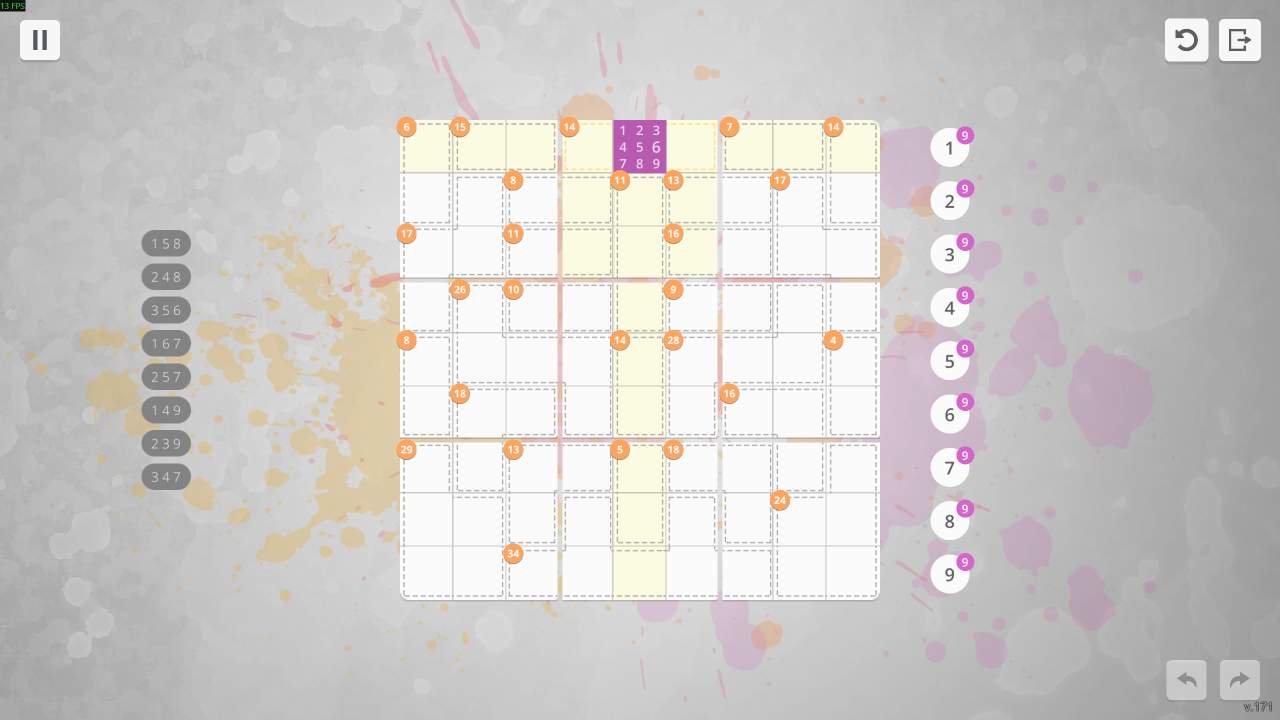
#> input picture src/sudoku_assistant/killer/tests/fixtures/board1.png, 2560 x 1440 px (shown at 1/2 size)
$ python prepare_assets.py
#> lines starting #> are read from the running program, lines starting #| are printed output that depends on the picture; after the words box and inside, x2 and y2 are one past the last pixel; in counts of white or black regions, pixels touching at a corner belong together
### src/sudoku_assistant/killer/vision.py
"""Screenshot recognition for Killer Sudoku, including inset dashed cage walls."""
from dataclasses import dataclass
from functools import lru_cache
from itertools import product
from pathlib import Path
import sys
import numpy as np
from PIL import Image, ImageChops, ImageFilter
from .solver import Cage, combination_masks, validate_cages, PuzzleError

SIZE = (2048, 1152)
BOARD = (640, 192, 1408, 960)
STEP = 768 / 9
DIFFICULTIES = {"简单": (277, 470), "中等": (277, 576), "困难": (277, 683)}
LEVEL_GROUPS = tuple(DIFFICULTIES)
LEVEL_LAYOUTS = {"简单": (1,30,(423,576,730)), "中等": (31,30,(423,576,730)),
                 "困难": (61,40,(346,499,653,807))}


class RecognitionError(ValueError):
    pass


class MenuNotReady(RecognitionError):
    pass


@dataclass(frozen=True)
class LevelMenu:
    group: str
    remaining: tuple
    centers: tuple
    completed: int
    total: int


@dataclass
class Reading:
    board: list
    cages: tuple
    scores: list
    frame: Image.Image
    chooser: int | None = None


def resource_dir():
    return Path(__file__).resolve().parent / "assets"


def canonical(image):
    w, h = image.size
    if not w or not h or abs(w/h - 16/9) > 0.025:
        raise RecognitionError("需要完整的 16:9 游戏画面，建议使用 2560×1440 全屏。")
    return image.convert("RGB").resize(SIZE, Image.Resampling.LANCZOS)


def cell_box(r, c):
    return 640+c*STEP, 192+r*STEP, 640+(c+1)*STEP, 192+(r+1)*STEP


def cell_center(r, c):
    return 640+(c+.5)*STEP, 192+(r+.5)*STEP


# [77 lines left out: functions digit_point, board_visible, level_menu_visible, selected_level_group, inspect_level_menu, not called in this run]


def components(mask):
    remaining=mask.copy()
    out=[]
    h,w=remaining.shape
    for y,x in zip(*np.nonzero(mask)):
        if not remaining[y,x]:
            continue
        stack,pixels=[(int(y),int(x))],[]
        remaining[y,x]=False
        while stack:
            py,px=stack.pop()
            pixels.append((py,px))
            for dy in (-1,0,1):
                for dx in (-1,0,1):
                    yy,xx=py+dy,px+dx
                    if 0<=yy<h and 0<=xx<w and remaining[yy,xx]:
                        remaining[yy,xx]=False
                        stack.append((yy,xx))
        yy,xx=zip(*pixels)
        out.append((min(xx),min(yy),max(xx)+1,max(yy)+1,len(pixels)))
    return out


def normalize(mask):
    yy,xx=np.nonzero(mask)
    if not len(xx):
        raise RecognitionError("数字模板为空。")
    tight=mask[yy.min():yy.max()+1,xx.min():xx.max()+1]
    h,w=tight.shape
    scale=min(28/w,36/h)
    nw,nh=max(1,round(w*scale)),max(1,round(h*scale))
    resized=Image.fromarray(tight.astype(np.uint8)*255).resize((nw,nh),Image.Resampling.LANCZOS)
    canvas=np.zeros((40,32),dtype=np.float32)
    x,y=(32-nw)//2,(40-nh)//2
    canvas[y:y+nh,x:x+nw]=np.asarray(resized)/255
    return canvas


# [78 lines left out: functions similarity, menu_templates, completed_label_matches, glyph_mask, chooser_open, not called in this run]


def badge_geometry(r,c):
    """Fixed game layout: corner badges are offset around the wide 3x3 gutters."""
    x,y,_,_=cell_box(r,c)
    dx=15 if c>0 and c%3==0 else 10.5
    dy=15 if r>0 and r%3==0 else 10.5
    return round(x+dx),round(y+dy),16


def badge_mask(frame,r,c):
    x,y,_,_=cell_box(r,c)
    left,top=round(x-10),round(y-10)
    crop=frame.crop((left,top,round(x+35),round(y+35)))
    a=np.asarray(crop).astype(np.int16)
    cx,cy,_=badge_geometry(r,c)
    yy,xx=np.indices(a.shape[:2])
    distance=(xx+left-cx)**2+(yy+top-cy)**2
    # Badge hues change with the theme. Detect the filled disk at its known
    # corner position, then read only its white numeral inside the disk.
    core=distance<14**2
    ink=(np.ptp(a,axis=2)>45)|(a.mean(axis=2)<190)
    if np.mean(ink[core])<.55:
        return None
    color=np.median(a[core&ink],axis=0)
    ring=(distance>18**2)&(distance<22**2)&(xx+left>x+5)&(yy+top>y+5)
    if np.mean(np.max(np.abs(a[ring]-color),axis=1)<25)>.18:
        return None
    disk=distance<13.5**2
    channels=255-color>40
    if not channels.any():
        raise RecognitionError("总和角标与文字的对比度不足。")
    # Recover the glyph's white-opacity rather than applying an absolute RGB
    # threshold: the same anti-aliased stroke must survive every badge hue.
    opacity=((a[:,:,channels]-color[channels])/(255-color[channels])).mean(axis=2)
    return disk&(opacity>.75)


def badge_glyphs(mask):
    return sorted((b for b in components(mask) if b[4]>=8 and b[3]-b[1]>=9),key=lambda b:b[0])


# [96 lines left out: functions empty_hover_marker, cage_edge_score, cage_partition, unique_total_assignment, not called in this run]


class Recognizer:
    # [153 lines left out: functions __init__, same_frame, total_candidates, read_total, read_cages, read_cell and 1 more, not called in this run]

### src/sudoku_assistant/killer/prepare_assets.py
"""Generate game-font templates from independently labelled reference screenshots."""
from pathlib import Path
import numpy as np
from PIL import Image
from .vision import canonical, badge_mask, badge_glyphs, normalize, components, glyph_mask, STEP

# (row, column, orange total), with row and column numbered from one.
LABELS = {
    "board1": [(1,1,6),(1,2,15),(1,4,14),(1,7,7),(1,9,14),
               (2,3,8),(2,5,11),(2,6,13),(2,8,17),
               (3,1,17),(3,3,11),(3,6,16),
               (4,2,26),(4,3,10),(4,6,9),(5,1,8),(5,5,14),(5,6,28),(5,9,4),
               (6,2,18),(6,7,16),(7,1,29),(7,3,13),(7,5,5),(7,6,18),(8,8,24),(9,3,34)],
    "board2": [(1,1,20),(1,4,21),(1,5,14),(1,7,30),(2,2,20),(2,3,11),(2,9,13),
               (3,1,4),(3,4,8),(3,6,22),(4,3,13),(4,8,10),
               (5,1,12),(5,3,30),(6,1,17),(6,3,16),(6,5,11),(6,8,17),(6,9,15),
               (7,5,9),(7,7,10),(8,4,12),(8,5,23),(9,1,28),(9,7,19)],
    "hard-62": [(1,1,18),(1,2,21),(1,5,14),(1,8,19),(2,3,12),(2,5,14),
                (3,3,20),(3,5,18),(3,7,13),(3,8,22),(5,1,8),(5,3,36),(5,8,17),
                (6,1,23),(6,3,13),(6,6,15),(7,4,15),(7,8,22),
                (8,1,25),(8,3,22),(8,6,12),(9,3,10),(9,7,16)],
    "easy-13": [(1,1,10),(1,3,7),(1,4,13),(1,5,20),(1,7,10),
                (2,1,13),(2,6,3),(2,7,17),(2,8,16),(2,9,10),
                (3,1,14),(3,3,10),(4,1,17),(4,2,12),(4,4,16),(4,8,7),
                (5,4,18),(5,7,18),(5,9,12),(6,1,9),(6,3,24),(6,4,11),
                (7,1,11),(7,2,11),(7,4,10),(7,5,10),(7,8,8),
                (8,6,7),(8,7,13),(8,8,5),(9,1,6),(9,4,20),(9,8,17)]
}


def generate_menu_templates(root):
    with Image.open(root/"tests"/"fixtures"/"easy.png") as image:
        menu=canonical(image)
    data={}
    for n in range(1,11):
        x,y=690+123*(n-1),423
        mask=glyph_mask(menu.crop((x-44,y-31,x+44,y+31)))
        blobs=sorted((b for b in components(mask) if b[3]-b[1]>=24),key=lambda b:b[0])
        if len(blobs)!=len(str(n)):
            raise ValueError(f"关卡 {n} 的数字模板不完整。")
        x0,y0,x1,y1,_=blobs[-1]
        data[str(n if n<10 else 0)]=normalize(mask[y0:y1,x0:x1])
    np.savez_compressed(root/"assets"/"menu-digits.npz",**data)


def generate_sum_templates(root):
    sums={str(n):[] for n in range(10)}
    for name,labels in LABELS.items():
        with Image.open(root/"tests"/"fixtures"/(name+".png")) as image:
            # Small badge glyphs rasterize differently at each resolution.
            # Preserve real variants instead of lowering recognition confidence.
#> image is the input picture: PIL image 2560x1440 RGB; mean R, G, B 206.6, 203.5, 201.3
            for size in ((2560,1440),(2048,1152),(1920,1080)):
                frame=canonical(image.resize(size,Image.Resampling.LANCZOS))
                for r,c,total in labels:
                    mask=badge_mask(frame,r-1,c-1)
                    if mask is None:
                        raise ValueError(f"{name} {size} {r},{c} 总和角标缺失")
                    glyphs=badge_glyphs(mask)
                    if len(glyphs)!=len(str(total)):
                        raise ValueError(f"{name} {size} {r},{c}: 字符数量错误 {glyphs}")
                    for n,(x0,y0,x1,y1,_) in zip(str(total),glyphs):
                        sums[n].append(normalize(mask[y0:y1,x0:x1]))
#> this loop made 3 passes
#> pass 1, in badge_mask, `crop=frame.crop((left,top,round(x+35),round(y+35)))`:
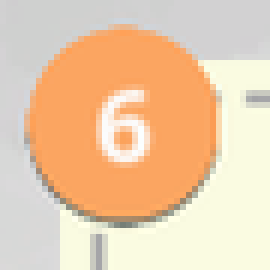
#> crop: PIL image 45x45 RGB (shown 6 times larger); mean R, G, B 235.3, 204.1, 172
#> pass 1, in badge_mask, `ink=(np.ptp(a,axis=2)>45)|(a.mean(axis=2)<190)`:
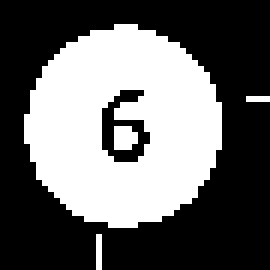
#> ink: shape (45, 45) bool (shown 6 times larger); 40.5% white; 4 white regions (3 under 20 px), largest, box (x1, y1, x2, y2) and area: (4, 4, 37, 38) 796
#> after the loop:
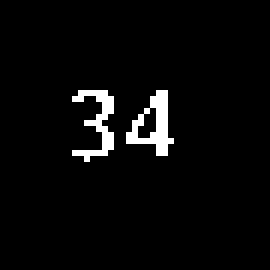
#> mask: shape (45, 45) bool (shown 6 times larger); 3.6% white in thin lines or dots, all inside (x1, y1, x2, y2) = (12, 15, 29, 27)
#> pass 2 of the loop in generate_sum_templates, `for name,labels in LABELS.items():`:
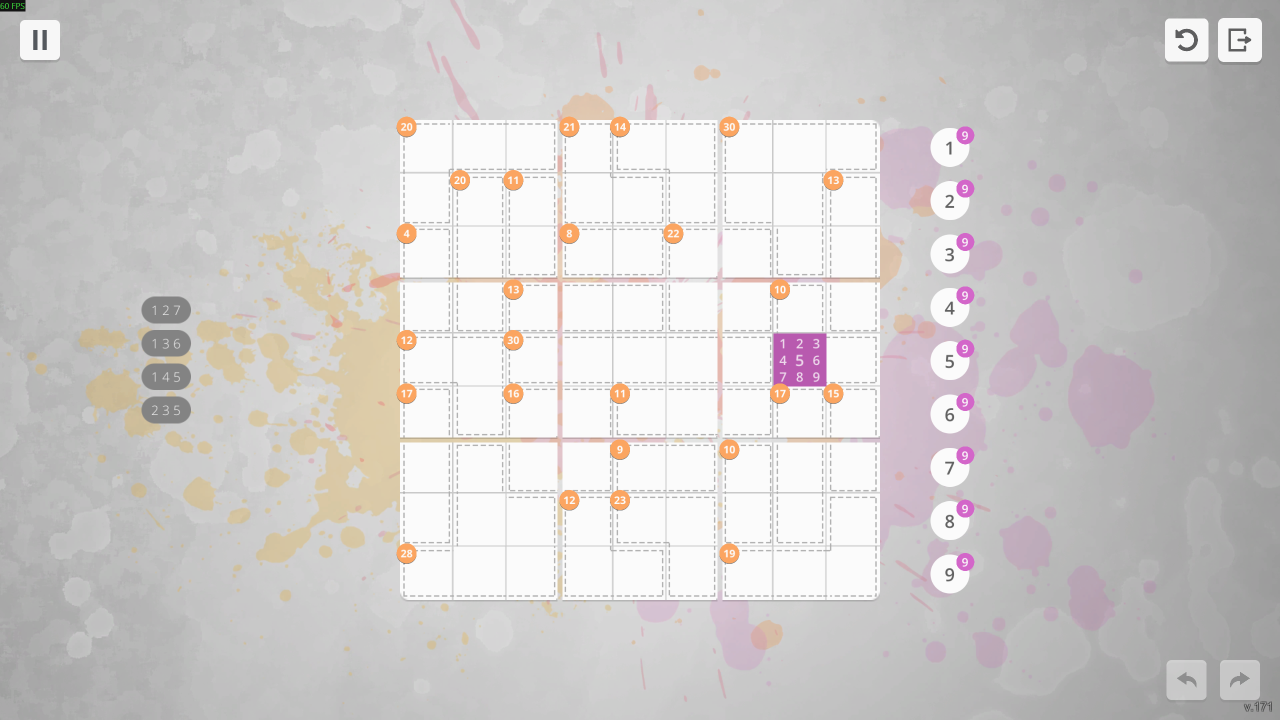
#> input picture src/sudoku_assistant/killer/tests/fixtures/board2.png, 2560 x 1440 px (shown at 1/2 size)
#> in generate_sum_templates, image is the input picture: PIL image 2560x1440 RGB; mean R, G, B 207, 203.9, 203.2
#> the loop in generate_sum_templates, `for size in ((2560,1440),(2048,1152),(1920,1080)):` made 3 passes
#> pass 1, in badge_mask (call 82), `ink=(np.ptp(a,axis=2)>45)|(a.mean(axis=2)<190)`:
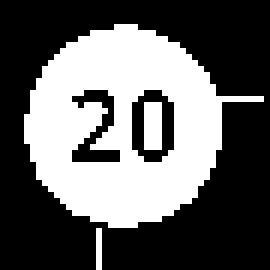
#> ink: shape (45, 45) bool (shown 6 times larger); 38.5% white; 3 white regions (1 under 20 px), largest, box (x1, y1, x2, y2) and area: (4, 4, 44, 38) 749, (24, 17, 27, 25) 24
#> after the loop in generate_sum_templates, `for size in ((2560,1440),(2048,1152),(1920,1080)):`:
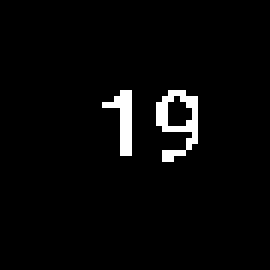
#> mask: shape (45, 45) bool (shown 6 times larger); 3.2% white in thin lines or dots, all inside (x1, y1, x2, y2) = (17, 15, 33, 27)
    if any(not values for values in sums.values()):
        raise ValueError("缺失总和角标字体模板")
    unique={n:np.stack(list({sample.tobytes():sample for sample in values}.values()))
            for n,values in sums.items()}
    np.savez_compressed(root/"assets"/"sums.npz",**unique)


def main():
    root=Path(__file__).resolve().parent
    generate_sum_templates(root)
    digits={str(n):[] for n in range(1,10)}
    for name in ("board1","board2"):
        frame=canonical(Image.open(root/"tests"/"fixtures"/(name+".png")))
        for n in range(1,10):
            y=236+(n-1)*STEP
            a=np.asarray(frame.crop((1502,round(y-23),1538,round(y+23)))).astype(np.int16)
            mask=(a.mean(axis=2)<180)&(np.ptp(a,axis=2)<35)
            blobs=[b for b in components(mask) if b[3]-b[1]>=20]
            if len(blobs)!=1:
                raise ValueError(f"数字 {n} 模板不完整")
            x0,y0,x1,y1,_=blobs[0]
            digits[str(n)].append(normalize(mask[y0:y1,x0:x1]))
    if any(not values for values in digits.values()):
        raise ValueError("缺失棋盘数字字体模板")
    np.savez_compressed(root/"assets"/"digits.npz",**{n:np.stack(v) for n,v in digits.items()})
    generate_menu_templates(root)
    print("已生成 0–9 总和角标模板、1–9 棋盘数字模板和 0–9 关卡数字模板。")


if __name__=="__main__":
#> (the run stopped early here; a loop or call above may not have finished)
